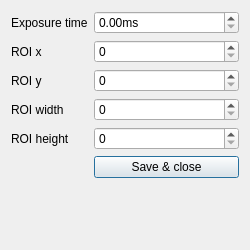
<?xml version="1.0" encoding="UTF-8"?>
<ui version="4.0">
 <class>CameraSettingsDialog</class>
 <widget class="QDialog" name="CameraSettingsDialog">
  <property name="geometry">
   <rect>
    <x>0</x>
    <y>0</y>
    <width>250</width>
    <height>250</height>
   </rect>
  </property>
  <property name="windowTitle">
   <string>Dialog</string>
  </property>
  <layout class="QFormLayout" name="formLayout">
   <item row="0" column="0">
    <widget class="QLabel" name="label">
     <property name="text">
      <string>Exposure time</string>
     </property>
    </widget>
   </item>
   <item row="0" column="1">
    <widget class="QDoubleSpinBox" name="dspnExposureTime">
     <property name="suffix">
      <string>ms</string>
     </property>
    </widget>
   </item>
   <item row="1" column="0">
    <widget class="QLabel" name="label_2">
     <property name="text">
      <string>ROI x</string>
     </property>
    </widget>
   </item>
   <item row="2" column="0">
    <widget class="QLabel" name="label_3">
     <property name="text">
      <string>ROI y</string>
     </property>
    </widget>
   </item>
   <item row="3" column="0">
    <widget class="QLabel" name="label_4">
     <property name="text">
      <string>ROI width</string>
     </property>
    </widget>
   </item>
   <item row="4" column="0">
    <widget class="QLabel" name="label_5">
     <property name="text">
      <string>ROI height</string>
     </property>
    </widget>
   </item>
   <item row="1" column="1">
    <widget class="QSpinBox" name="spnROIX"/>
   </item>
   <item row="2" column="1">
    <widget class="QSpinBox" name="spnROIY"/>
   </item>
   <item row="3" column="1">
    <widget class="QSpinBox" name="spnROIWidth"/>
   </item>
   <item row="4" column="1">
    <widget class="QSpinBox" name="spnROIHeight"/>
   </item>
   <item row="5" column="1">
    <widget class="QPushButton" name="buttSaveClose">
     <property name="text">
      <string>Save &amp;&amp; close</string>
     </property>
    </widget>
   </item>
  </layout>
 </widget>
 <resources/>
 <connections/>
</ui>
